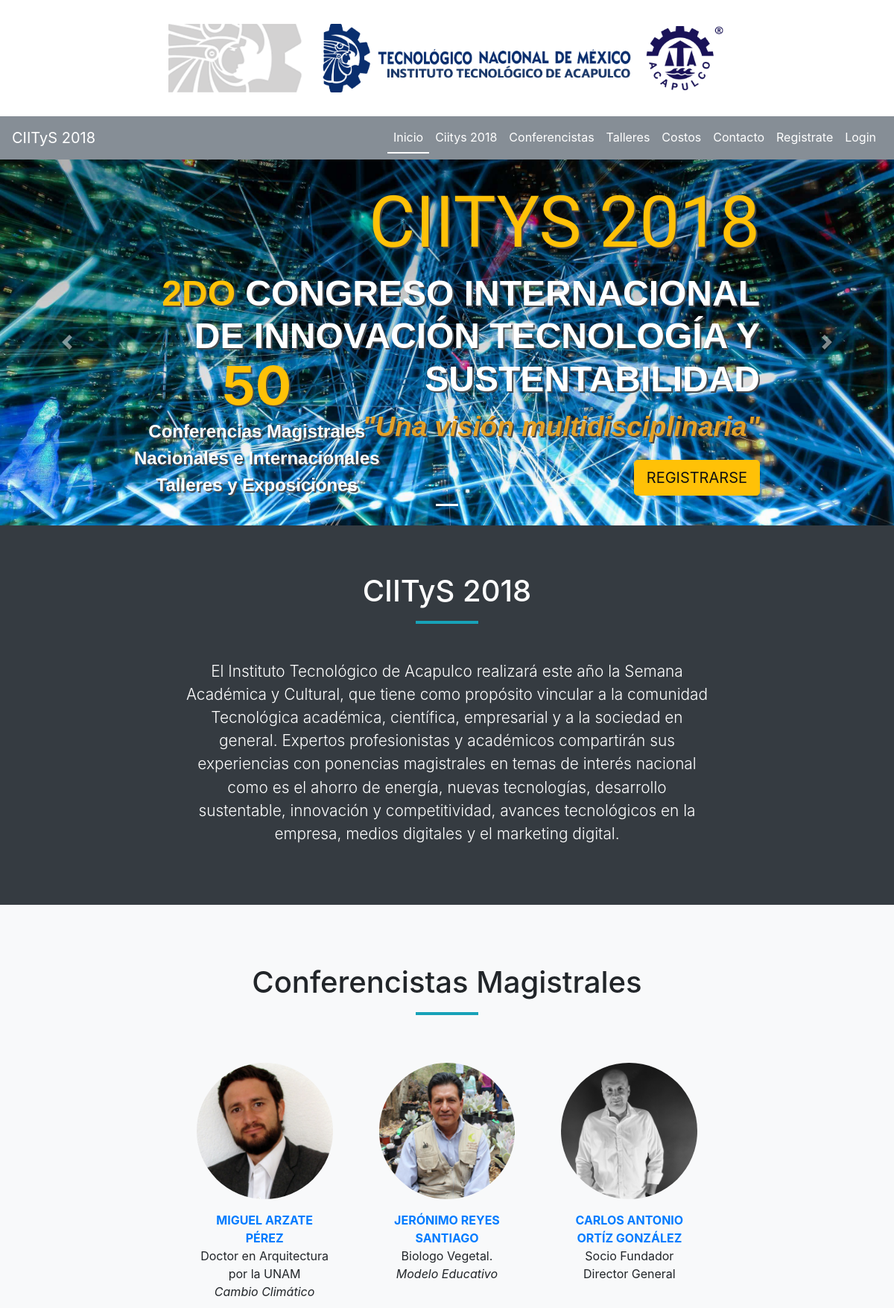
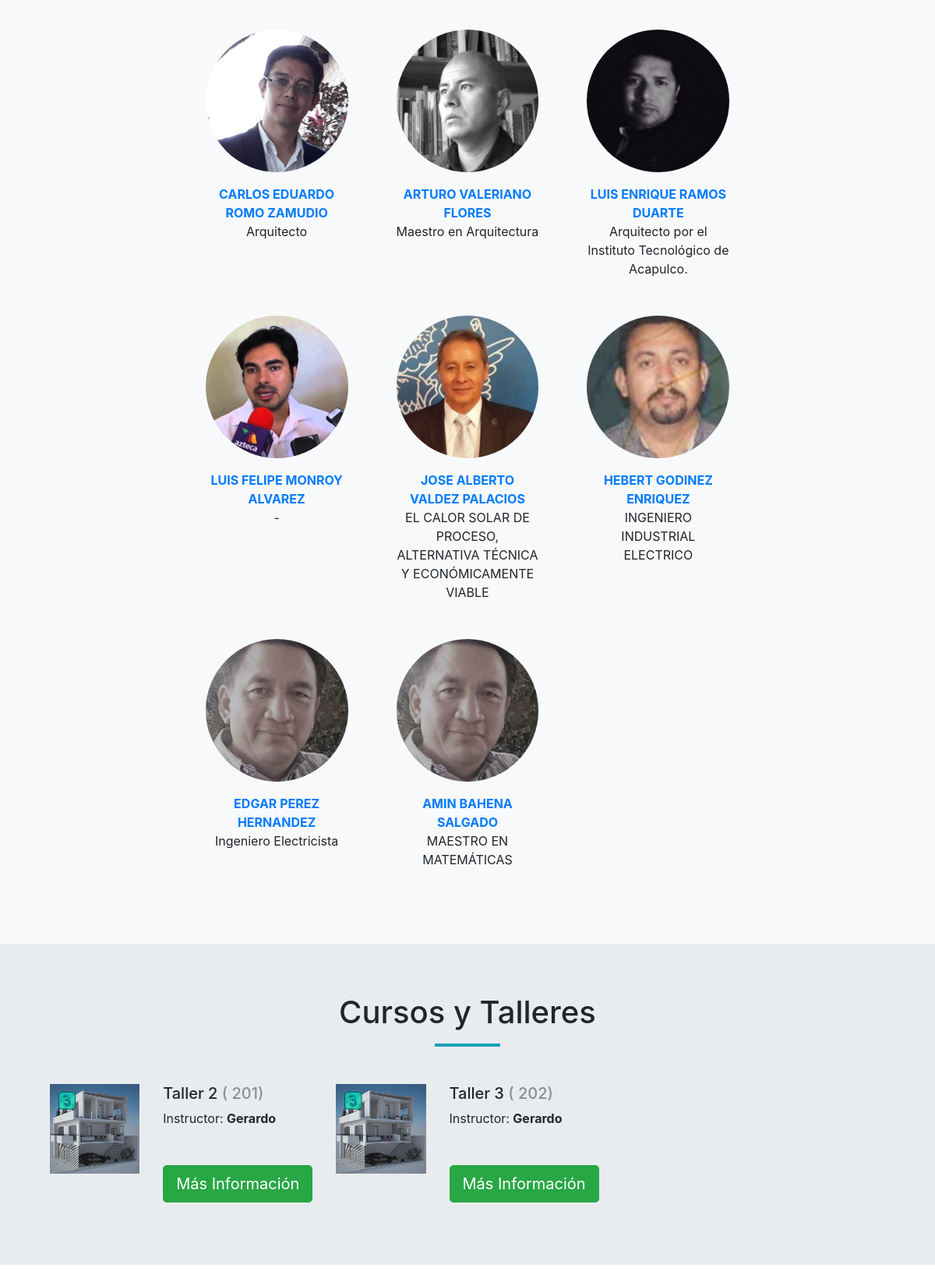
The page / (upper part) on the database its author committed (2 pictures, top to bottom).
### registro/models.py (models this page shows, shortened)
class Ponente(models.Model):
	TIPOS = [
		("ponente", "Ponente"),
		("profesor", "Profesor"),
	]
	CARRERAS = [
		("arquitectura", "Arquitectura"),
		("bioquimica", "Ingeniería Bioquímica"),
		("electromecanica", "Ingeniería Electromecánica"),
		("sistemas", "Ingeniería en Sistemas Computacionales"),
		("gestion", "Ingenieria en Gestión Empresarial"),
		("administracion", "Licenciatura en Administración"),
		("contabilidad", "Contador Público"),
	]
	fecha_registro = models.DateField(auto_now_add=True)
	fecha_modificacion = models.DateField(auto_now=True)
	user = models.ForeignKey(User, on_delete=models.CASCADE, null=True)
	ponencia = models.CharField(max_length=255)
	horario = models.ForeignKey(Horario, on_delete=models.SET_NULL, null=True)
	foto_ponencia = models.ImageField(blank=True, null=True)
	carrera = models.CharField(max_length=255, choices=CARRERAS)
	nombre = models.CharField(max_length=255)
	email = models.EmailField(max_length=255)
	telefono = models.CharField(max_length=20)
	titulo = models.CharField(max_length=50)
	resumen = models.CharField(max_length=255)
	intro = models.TextField()
	foto = models.ImageField(blank=True)
	activo = models.BooleanField()
	tipo = models.CharField(max_length=255, choices=TIPOS, default="ponente")

class Taller(models.Model):
	CARRERAS = [
		("arquitectura", "Arquitectura"),
		("bioquimica", "Ingeniería Bioquímica"),
		("electromecanica", "Ingeniería Electromecánica"),
		("sistemas", "Ingeniería en Sistemas Computacionales"),
		("gestion", "Ingenieria en Gestión Empresarial"),
		("administracion", "Licenciatura en Administración"),
		("contabilidad", "Contador Público"),
	]
	fecha_registro = models.DateField(auto_now_add=True)
	fecha_modificacion = models.DateField(auto_now=True)
	user = models.ForeignKey(User, on_delete=models.CASCADE, null=True)
	nombre = models.CharField(max_length=255)
	requisitos = models.CharField(max_length=255, blank=True, null=True)
	objetivo = models.TextField(null=True, blank=True)
	descripcion = models.TextField(null=True, blank=True)
	profesor = models.CharField(max_length=255)
	salon = models.CharField(max_length=255, null=True)
	fecha = models.DateField()
	fecha_fin = models.DateField()
	duracion = models.IntegerField()
	hora = models.TimeField()
	hora_fin = models.TimeField()
	carrera = models.CharField(max_length=255, choices=CARRERAS)
	foto = models.ImageField(blank=True, null=True)

### registro/views.py (the view)
# urls.py: path('', views.index, name="index"),
def index(request):
	ponentes = Ponente.objects.filter(tipo__exact="ponente")
	profesores = Ponente.objects.filter(tipo__exact="profesor")
	conferencias = Conferencia.objects.filter(tipo__exact='conferencia')
	talleres = Taller.objects.filter()
	context = {
		"conferencias" : ponentes,
		"talleres" : talleres,
	}
	return render(request, "registro/index.html", context)

### registro/templates/registro/index.html (shortened to what this page needs)
{% extends 'base.html' %}
{% load static %}
{% block content %}
<div id="carouselExampleIndicators" class="carousel slide" data-ride="carousel">
  <ol class="carousel-indicators">
    <li data-target="#carouselExampleIndicators" data-slide-to="0" class="active"></li>
  </ol>
  <div class="carousel-inner">
    <div class="carousel-item active">
      <img class="d-block w-100" src="{% static 'img/landing7.jpg' %}" alt="First slide">
      <div class="carousel-caption d-none d-md-block text-right">
      	<h1 class="display-1 text-warning">CIITYS 2018</h1>
      	<h3 class="display-4">
      		<span class="text-warning">2DO</span> Congreso Internacional de Innovación Tecnología y Sustentabilidad
      	</h3>
      	<div class="text-center" style="position:absolute; bottom:0; left: 0;">
      		<div class="display-3 text-warning" style="font-weight:bold; text-shadow:2px 2px #464a4e;">50</div>
      		<p style="font-size: 1.5em;">Conferencias Magistrales <br> Nacionales e Internacionales <br> Talleres y Exposiciones</p>
      	</div>
      	<p>
  		<i class="" style="color: #e4a128;">"Una visión multidisciplinaria"</i>
      	</p>
	    <a href="#registro" class="btn btn-warning btn-lg">REGISTRARSE</a>
	  </div>
    </div>
  </div>
  <a class="carousel-control-prev" href="#carouselExampleIndicators" role="button" data-slide="prev">
    <span class="carousel-control-prev-icon" aria-hidden="true"></span>
  </a>
  <a class="carousel-control-next" href="#carouselExampleIndicators" role="button" data-slide="next">
    <span class="carousel-control-next-icon" aria-hidden="true"></span>
  </a>
</div>
<section id="ciitys">
	<div class="row">
		<div class="col-8 offset-2">
			<h1 class="text-center">CIITyS 2018</h1>
			<hr class="divider">
			<p align="" class="lead text-center">
				El Instituto Tecnológico de Acapulco realizará este año la Semana Académica y Cultural, que tiene como propósito vincular a la comunidad Tecnológica académica, científica, empresarial y a la sociedad en general. Expertos profesionistas y académicos compartirán sus experiencias con ponencias magistrales en temas de interés nacional como es el ahorro de energía, nuevas tecnologías, desarrollo sustentable, innovación y competitividad, avances tecnológicos en la empresa, medios digitales y el marketing digital.
			</p>
		</div>
	</div>
</section>
<section id="conferencistas">
	<div class="row">
		<div class="col-8 offset-2 text-center">
			<h1>Conferencistas Magistrales</h1>
			<hr class="divider">
		</div>
	</div>
	<div class="row">
		<div class="col-8 offset-2">
			<div class="row">
				{% for conf in conferencias %}
				{% if conf.activo %}
				<div class="col-4">
					<div class="carta">
						{% if conf.foto %}
						<a href="{% url 'ponentes_detalle' conf.id %}" target="_blank" class="ponentes_detalle" style="display:inline-block; width:100%;"><img class="rounded-circle" src="{{ conf.foto.url }}" alt="Card image cap" style="width:100%;"></a>
						{% endif %}
						<div class="text-center" style="margin-top: 1em;">
						    <p class="">
							    <strong>
							    <a href="{% url 'ponentes_detalle' conf.id %}" class="ponentes_detalle" target="_blank">{{ conf.nombre }}</a>
							    </strong>
							    <br>
							    <span>
							    {{ conf.resumen }}
							    </span>
							    <br>
							    <i>{{ conf.ponencia }}</i>
						    </p>
						</div>
					</div>
				</div>
				{% endif %}
				{% endfor %}
			</div>
		</div>
	</div>
</section>
<section id="talleres">
	<div class="row">
		<div class="col-8 offset-2 text-center">
			<h1>Cursos y Talleres</h1>
			<hr class="divider">
		</div>
	</div>
	<div class="row">
		{% for taller in talleres %}
			<div class="col-4">
				<div class="row">
					<div class="col">
						{% if taller.imagen %}
						<img src="{{ taller.imagen.url }}" alt="Imagen" style="width:100%;">
						{% else %}
						<img src="{% static '/taller/1.png' %}" alt="Imagen" style="width:100%;">
						{% endif %}
					</div>
					<div class="col">
						<h5 class="">
						{{ taller.nombre }}
						<span class="text-muted">
							( {{ taller.salon }})
						</span></h5>
						<div>
							Instructor: <b>{{ taller.profesor }}</b>
						</div>
						<p class="">
							<br>
							<br>
							<a href="" class="btn btn-lg registro btn-success">
								Más Información
							</a>
						</p>
					</div>
				</div>
			</div>
		{% endfor %}
	</div>
</section>
<section id="cuotas">
</section>
{% endblock %}

### templates/base.html (style rules this page uses)
section { padding: 4em; }
hr.divider { border: 2px solid #17a2b8; margin-bottom: 3em; width: 80px; }

### registro/templates/registro/index.html (style rules this page uses)
.carousel-caption h1 { font-family: 'Audiowide', cursive; text-shadow: 2px 2px #464a4e; }
.carousel-caption h3 { font-family: 'Arial', sans-serif; font-weight: bold; font-size: 3em; text-shadow: 2px 2px #464a4e; text-transform: uppercase; }
.carousel-caption p { font-family: 'Arial', sans-serif; font-weight: bold; font-size: 2.3em; text-shadow: 2px 2px #464a4e; }
section#ciitys { background-color: #353b41; color: white }
section#ciitys p { font-size: 1.3em; line-height: 1.5em; }
section#conferencistas { padding-top: 5em; background-color: #f8f9fa; border: 0; text-align: center; }
section#conferencistas .carta { border: 0; text-align: center; background-color: #f8f9fa; padding: 1em; }
section#talleres { background-color: #e9ecef; }
section#talleres img { width: 100%; }

### rows shown on the page
Ponente: foto (picture), nombre "MIGUEL ARZATE PÉREZ", resumen "Doctor en Arquitectura por la UNAM", ponencia "Cambio Climático"
Ponente: foto (picture), nombre "JERÓNIMO REYES SANTIAGO", resumen "Biologo Vegetal.", ponencia "Modelo Educativo"
Ponente: foto (picture), nombre "CARLOS ANTONIO ORTÍZ GONZÁLEZ", resumen "Socio Fundador Director General"
Ponente: foto (picture), nombre "CARLOS EDUARDO ROMO ZAMUDIO", resumen "Arquitecto"
Ponente: foto (picture), nombre "ARTURO VALERIANO FLORES", resumen "Maestro en Arquitectura"
Ponente: foto (picture), nombre "LUIS ENRIQUE RAMOS DUARTE", resumen "Arquitecto por el Instituto Tecnológico de Acapulco."
Ponente: foto (picture), nombre "LUIS FELIPE MONROY ALVAREZ", resumen "-"
Ponente: foto (picture), nombre "JOSE ALBERTO VALDEZ PALACIOS", resumen "EL CALOR SOLAR DE PROCESO, ALTERNATIVA TÉCNICA Y ECONÓMICAMENTE VIABLE"
Ponente: foto (picture), nombre "HEBERT GODINEZ ENRIQUEZ", resumen "INGENIERO INDUSTRIAL ELECTRICO"
Ponente: foto (picture), nombre "EDGAR PEREZ HERNANDEZ", resumen "Ingeniero Electricista"
Ponente: foto (picture), nombre "AMIN BAHENA SALGADO", resumen "MAESTRO EN MATEMÁTICAS"
Taller: nombre "Taller 2", salon "201", profesor "Gerardo"
Taller: nombre "Taller 3", salon "202", profesor "Gerardo"
